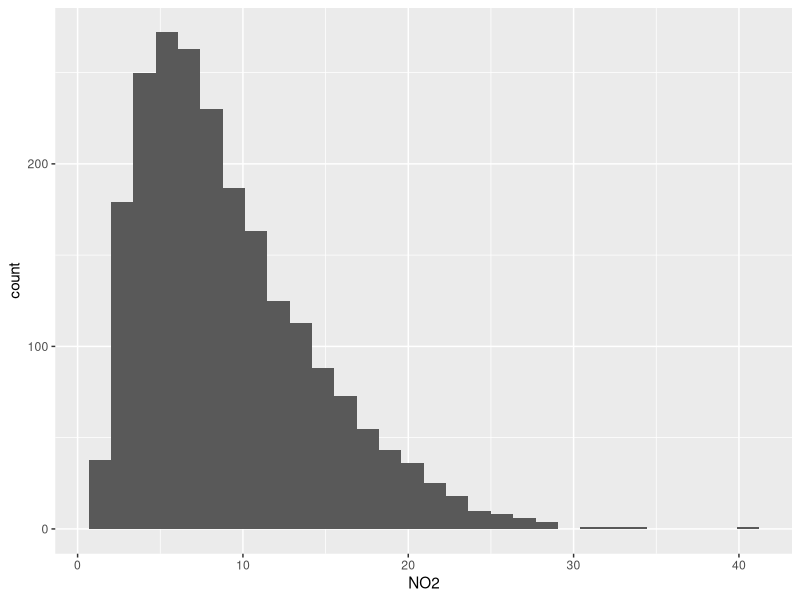
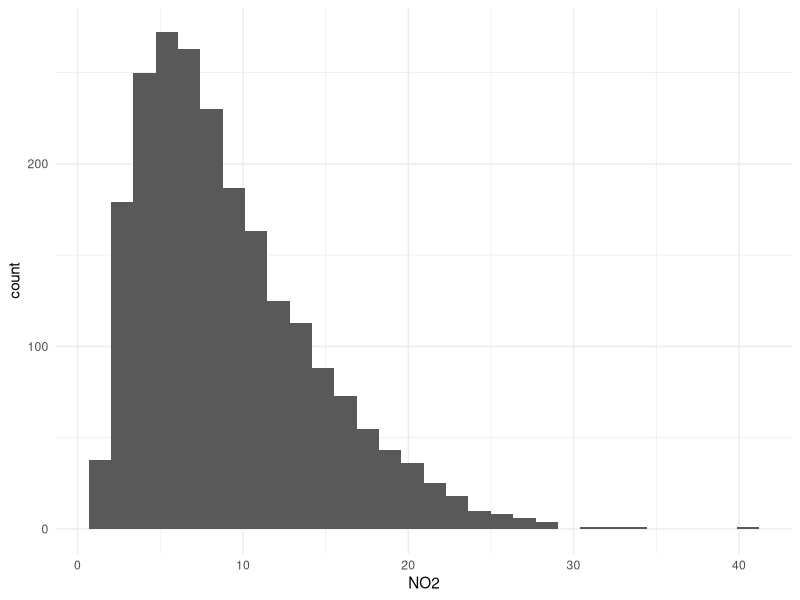
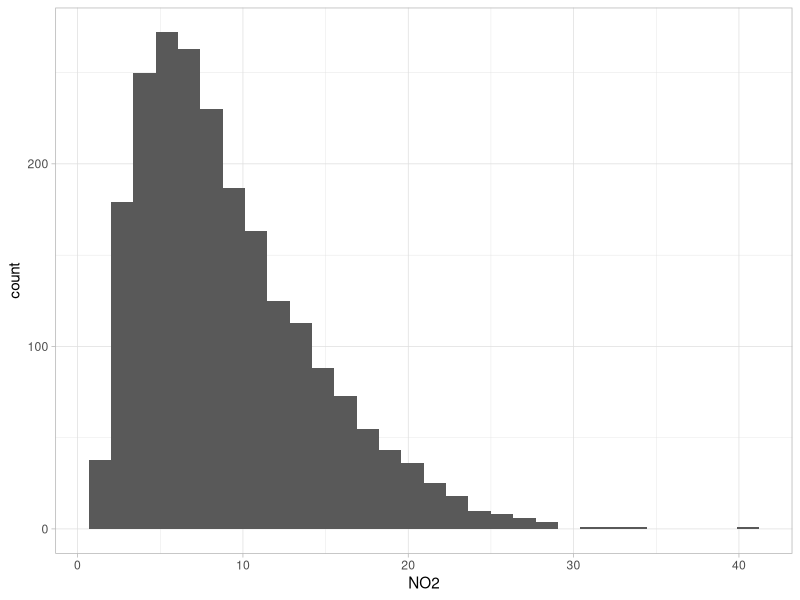
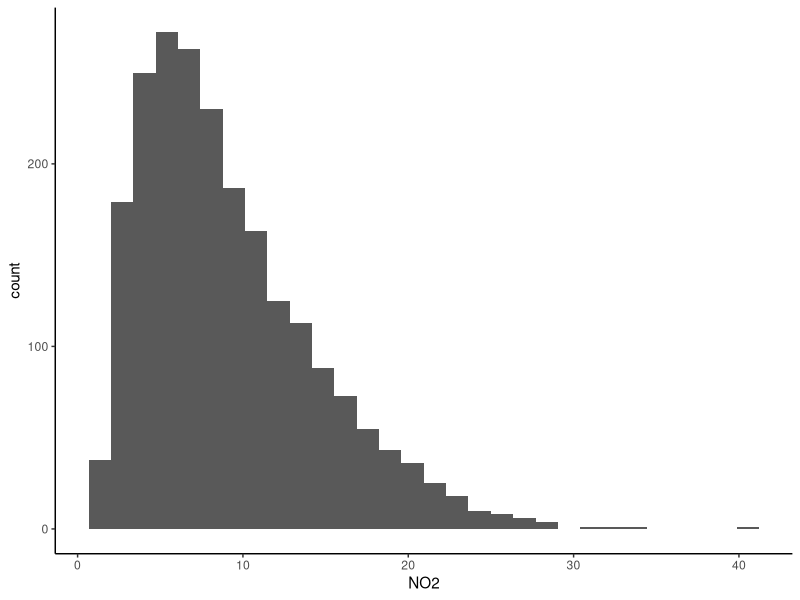

Reproduce these figures in R, in order.
#Import ggplot2
library(ggplot2)

#Set the working directory where the dataset is stored
setwd("D:/OneDrive/Data Science/R/R Data Visualization")

#Load the dataset in R
Data <- read.table(file="EPA_Data.csv", 
                   sep=",", 
                   header=TRUE, 
                   colClasses=c("Date","factor",rep("numeric",5)), 
                   na.string="NA")


#Default Theme
ggplot(data=Data, aes(NO2)) + 
  geom_histogram()


#Theme Minimal
#No Background, no Axes lines, light gridilines
ggplot(data=Data, aes(NO2)) + 
  geom_histogram() +
  theme_minimal()


#Theme Light
#No Background, light box around the plot, light gridilines
ggplot(data=Data, aes(NO2)) + 
  geom_histogram() +
  theme_light()


#Theme Classic
#No Background, tick axes lines, no gridilines
ggplot(data=Data, aes(NO2)) + 
  geom_histogram() +
  theme_classic()




